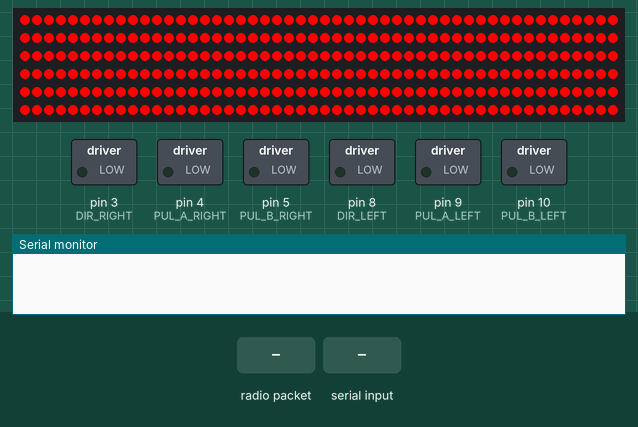
A sketch run on a simulated Arduino Uno, built with avr-gcc and run on an emulated ATmega328P. On the bench: 300 RGB LEDs in strip order, left to right, continuing on the next row, switched loads named in the sketch (green lamp = pin HIGH), the last lines printed to the serial monitor. The test bench sets the inputs (shaded band). Colours are those a GRB WS2812 strip shows for the declared byte order; no radio packets arrive unless stated.

Above: at 1.2 s.
1.3 s: radio packet "A" arrives
At 2.5 s:
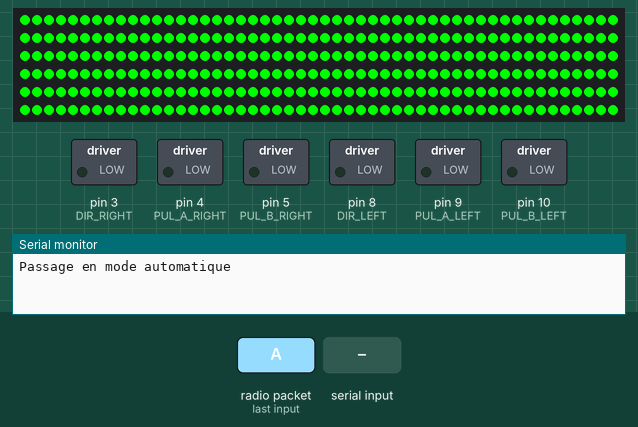
2.8 s: "F" received over Serial
At 4.2 s:
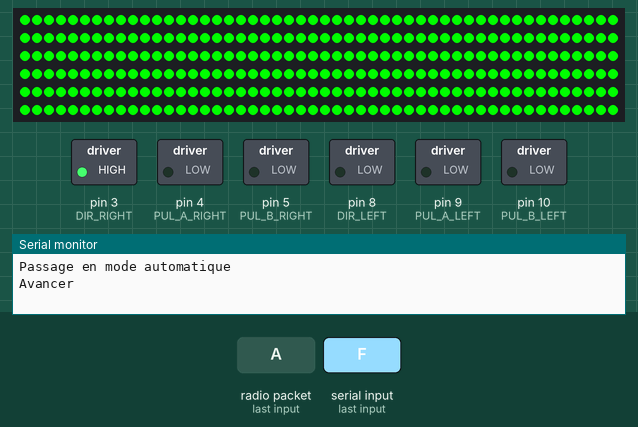
4.5 s: "B" received over Serial
At 5.8 s:
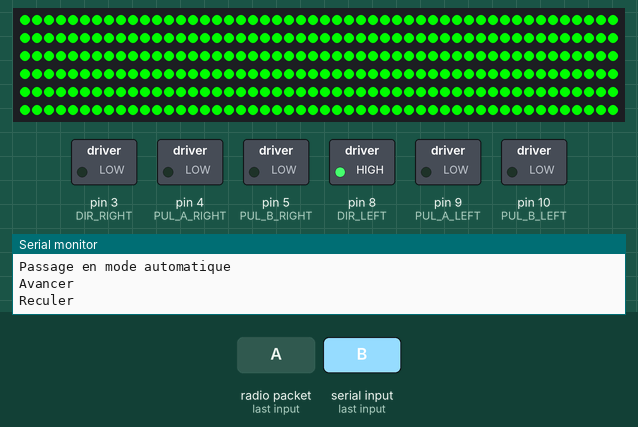
6.2 s: "R" received over Serial
At 6.33 s:
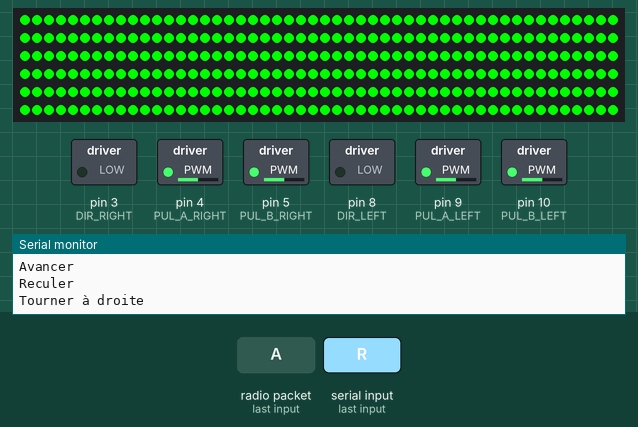
7.9 s: "L" received over Serial
At 9.3 s:
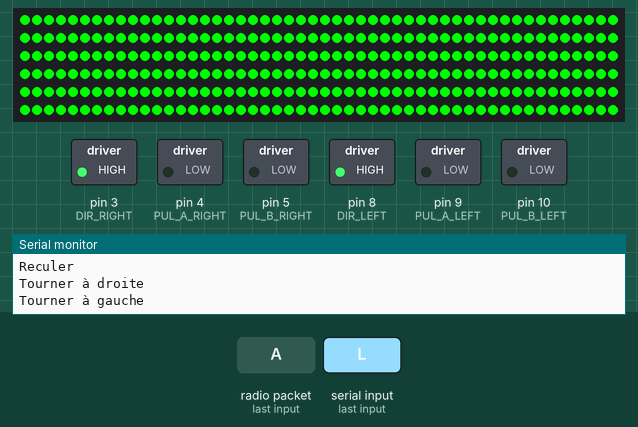
9.6 s: radio packet "A" arrives
At 10.0 s:
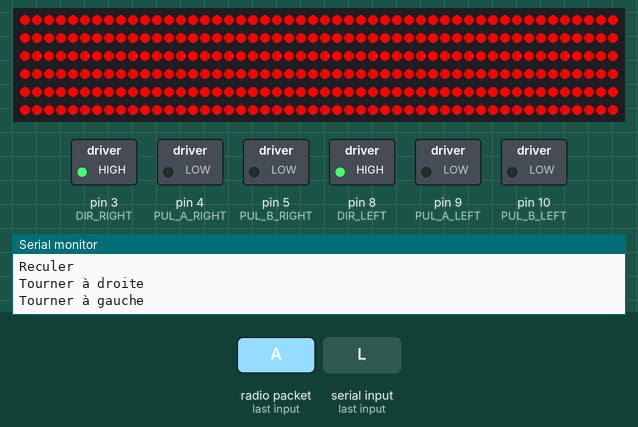
Timing chart, 0 to 12.1 s (numbered marks = the images above; inputs shaded):
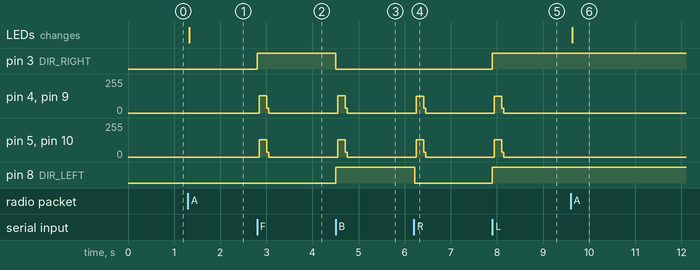

The sketch:

robot.ino
```cpp
// On charge la librairie VirtualWire afin de pouvoir réaliser une communication
// sans fil via notre récepteur 433MHz.
#include <VirtualWire.h>
#include "FastLED.h"

// On défini les occurences dont on aura besoin.
#define DIR_RIGHT 3
#define PUL_A_RIGHT 4
#define PUL_B_RIGHT 5
#define DIR_LEFT 8
#define PUL_A_LEFT 9
#define PUL_B_LEFT 10
#define SPEED 200

//déclaration du nombre de led à controler
//et du pin data utilisé pour les controler
#define NUM_LEDS 300
#define DATA_LED_PIN 7

// Define the array of leds
CRGB leds[NUM_LEDS];

// On défini les variables dont on aura besoin pour la réception sans fil.
uint8_t buf[VW_MAX_MESSAGE_LEN];
uint8_t buflen = VW_MAX_MESSAGE_LEN;

boolean automode = false;
uint8_t i;

// Initialisation de notre programme,, ne s'exécute qu'une seule fois au démarrage.
void setup()
{
  // Afin de faire les tests, à supprimer dans la version finale.
  Serial.begin(9600);

  // On déclare les sorties.
  pinMode(DIR_RIGHT, OUTPUT);
  pinMode(PUL_A_RIGHT, OUTPUT);
  pinMode(PUL_B_RIGHT, OUTPUT);
  pinMode(DIR_LEFT, OUTPUT);
  pinMode(PUL_A_LEFT, OUTPUT);
  pinMode(PUL_B_LEFT, OUTPUT);

  // Bits par seconde (nous pouvons le modifier mais cela modifiera la portée).
  // On choisi 1000bps puisque c'est le meilleur ratio afin d'obtenir une portée
  // conséquente et une bonne qualité de transmission.
  vw_setup(1000);

  // On défini l'entrée sur laquelle on reliera la broche DATA du récepteur.
  vw_set_rx_pin(2);

  // On démarre la réception sans fil.
  vw_rx_start();

  //initialisation des leds
  LEDS.addLeds<WS2812B,DATA_LED_PIN,RGB>(leds,NUM_LEDS);
  LEDS.setBrightness(255);
}

// Boucle de notre programme, s'exécute en boucle.
void loop()
{
  // Si on est en mode manuel.
  if (!automode)
  {
    // Si un message est reçu.
    if (vw_get_message(buf, &buflen))
    {
      // Si on reçoit l'ordre de faire avancer le robot.
      if (char(buf[0]) == 'F' && buflen == 1)
      {
        // Afin de faire les tests, à supprimer dans la version finale.
        Serial.println("Avancer");

        // On défini le sens des moteurs afin de faire avancer le robot.
        forward();

        // On fait à peu près un tour de roue.
        for (i = 0; i < 200; i++)
          moteur(SPEED);
      }

      // Si on reçoit l'ordre de faire reculer le robot.
      else if (char(buf[0]) == 'B' && buflen == 1)
      {
        // Afin de faire les tests, à supprimer dans la version finale.
        Serial.println("Reculer");

        // On défini le sens des moteurs afin de faire avancer le robot.
        backward();

        // On fait à peu près un tour de roue.
        for (i = 0; i < 200; i++)
          moteur(SPEED);
      }

      // Si on reçoit l'ordre de faire tourner le robot à droite.
      else if (char(buf[0]) == 'R' && buflen == 1)
      {
        // Afin de faire les tests, à supprimer dans la version finale.
        Serial.println("Tourner à droite");

        // On défini le sens des moteurs afin de faire avancer le robot.
        turnRight();

        // On fait à peu près un tour de roue.
        for (i = 0; i < 200; i++)
          moteur(SPEED);
      }

      // Si on reçoit l'ordre de faire tourner le robot à gauche.
      else if (char(buf[0]) == 'L' && buflen == 1)
      {
        // Afin de faire les tests, à supprimer dans la version finale.
        Serial.println("Tourner à gauche");

        // On défini le sens des moteurs afin de faire avancer le robot.
        turnLeft();

        // On fait à peu près un tour de roue.
        for (i = 0; i < 200; i++)
          moteur(SPEED);
      }

      // Si on reçoit l'ordre de passer en mode automatique..
      else if (char(buf[0]) == 'A' && buflen == 1)
      {
        // Afin de faire les tests, à supprimer dans la version finale.
        Serial.println("Passage en mode automatique");

        // On active le mode automatique.
        automode = true;
      }
    }

    //Alumage des led en vert pour mode manuel
    for(int i = 0; i < NUM_LEDS; i++) {
      // Set the i'th led to red
      leds[i] = CRGB(0, 255, 0);
      // Show the leds
    }
    FastLED.show();
  }

  // Si on est en mode automatique.
  else
  {
    // Si un message est reçu.
    if (vw_get_message(buf, &buflen))
    {
      // Si on reçoit l'ordre de passer en mode automatique.
      if (char(buf[0]) == 'A' && buflen == 1)
      {
        // On active le mode manuel.
        automode = false;
      }
    }

    //
    else
    {
      // Si la communication série est disponible.
      if (Serial.available())
      {
        // On récupère le message envoyé par la carte Raspberry Pi.
        byte message = Serial.read();

        // Si on reçoit l'ordre de faire avancer le robot.
        if (char(message) == 'F')
        {
          // Afin de faire les tests, à supprimer dans la version finale.
          Serial.println("Avancer");

          // On défini le sens des moteurs afin de faire avancer le robot.
          forward();

          // On fait à peu près un tour de roue.
          for (i = 0; i < 200; i++)
            moteur(SPEED);
        }

        // Si on reçoit l'ordre de faire reculer le robot.
        else if (char(message) == 'B')
        {
          // Afin de faire les tests, à supprimer dans la version finale.
          Serial.println("Reculer");

          // On défini le sens des moteurs afin de faire avancer le robot.
          backward();

          // On fait à peu près un tour de roue.
          for (i = 0; i < 200; i++)
            moteur(SPEED);
        }

        // Si on reçoit l'ordre de faire tourner le robot à droite.
        else if (char(message) == 'R')
        {
          // Afin de faire les tests, à supprimer dans la version finale.
          Serial.println("Tourner à droite");

          // On défini le sens des moteurs afin de faire avancer le robot.
          turnRight();

          // On fait à peu près un tour de roue.
          for (i = 0; i < 200; i++)
            moteur(SPEED);
        }

        // Si on reçoit l'ordre de faire tourner le robot à gauche.
        else if (char(message) == 'L')
        {
          // Afin de faire les tests, à supprimer dans la version finale.
          Serial.println("Tourner à gauche");

          // On défini le sens des moteurs afin de faire avancer le robot.
          turnLeft();

          // On fait à peu près un tour de roue.
          for (i = 0; i < 200; i++)
            moteur(SPEED);
        }
      }
    }

    //Allumage des led en rouge pour le mode autonome
    //Alumage des led en vert pour mode manuel
    for(int i = 0; i < NUM_LEDS; i++) {
      // Set the i'th led to red
      leds[i] = CRGB(255, 0, 0);
      // Show the leds
    }
    FastLED.show();
  }
}

// Fonction permettant de faire tourner les moteurs.
void moteur(int vitesse)
{

  digitalWrite(PUL_A_RIGHT, HIGH);
  digitalWrite(PUL_A_LEFT, HIGH);
  digitalWrite(PUL_B_RIGHT, LOW);
  digitalWrite(PUL_B_LEFT, LOW);

  delayMicroseconds(vitesse);

  digitalWrite(PUL_A_RIGHT, HIGH);
  digitalWrite(PUL_A_LEFT, HIGH);
  digitalWrite(PUL_B_RIGHT, HIGH);
  digitalWrite(PUL_B_LEFT, HIGH);

  delayMicroseconds(vitesse);

  digitalWrite(PUL_A_RIGHT, LOW);
  digitalWrite(PUL_A_LEFT, LOW);
  digitalWrite(PUL_B_RIGHT, HIGH);
  digitalWrite(PUL_B_LEFT, HIGH);

  delayMicroseconds(vitesse);

  digitalWrite(PUL_A_RIGHT, LOW);
  digitalWrite(PUL_A_LEFT, LOW);
  digitalWrite(PUL_B_RIGHT, LOW);
  digitalWrite(PUL_B_LEFT, LOW);

  delayMicroseconds(vitesse);
}

// Fonction permettant de définir le sens des moteurs afin de faire avancer le robot.
void forward()
{
  digitalWrite(DIR_RIGHT, HIGH);
  digitalWrite(DIR_LEFT, LOW);
}

// Fonction permettant de définir le sens des moteurs afin de faire reculer le robot.
void backward()
{
  digitalWrite(DIR_RIGHT, LOW);
  digitalWrite(DIR_LEFT, HIGH);
}

// Fonction permettant de définir le sens des moteurs afin de faire tourner le robot vers la gauche.
void turnLeft()
{
  digitalWrite(DIR_RIGHT, HIGH);
  digitalWrite(DIR_LEFT, HIGH);
}

// Fonction permettant de définir le sens des moteurs afin de faire tourner le robot vers la droite.
void turnRight()
{
  digitalWrite(DIR_RIGHT, LOW);
  digitalWrite(DIR_LEFT, LOW);
}
```

Measured:
- after the input at 1.3 s, the LEDs: change at once (image 1)
- after the input at 2.8 s, pin 3 (DIR_RIGHT): LOW → HIGH at once; pin 4 (PUL_A_RIGHT), pin 5 (PUL_B_RIGHT), pin 9 (PUL_A_LEFT), pin 10 (PUL_B_LEFT): 0/255 → 128/255 after 0.05 s, → 0/255 0.16 s later
- after the input at 4.5 s, pin 3 (DIR_RIGHT): HIGH → LOW at once; pin 4 (PUL_A_RIGHT), pin 5 (PUL_B_RIGHT), pin 9 (PUL_A_LEFT), pin 10 (PUL_B_LEFT): 0/255 → 128/255 after 0.05 s, → 0/255 0.16 s later; pin 8 (DIR_LEFT): LOW → HIGH at once
- after the input at 6.2 s, pin 4 (PUL_A_RIGHT), pin 9 (PUL_A_LEFT): 0/255 → 127/255 after 0.06 s, → 0/255 0.16 s later; pin 5 (PUL_B_RIGHT), pin 10 (PUL_B_LEFT): 0/255 → 128/255 after 0.06 s, → 0/255 0.16 s later; pin 8 (DIR_LEFT): HIGH → LOW at once
- after the input at 7.9 s, pin 3 (DIR_RIGHT), pin 8 (DIR_LEFT): LOW → HIGH at once; pin 4 (PUL_A_RIGHT), pin 9 (PUL_A_LEFT): 0/255 → 127/255 at once, → 0/255 0.16 s later; pin 5 (PUL_B_RIGHT), pin 10 (PUL_B_LEFT): 0/255 → 128/255 at once, → 0/255 0.16 s later
- after the input at 9.6 s, the LEDs: change at once (image 6)
